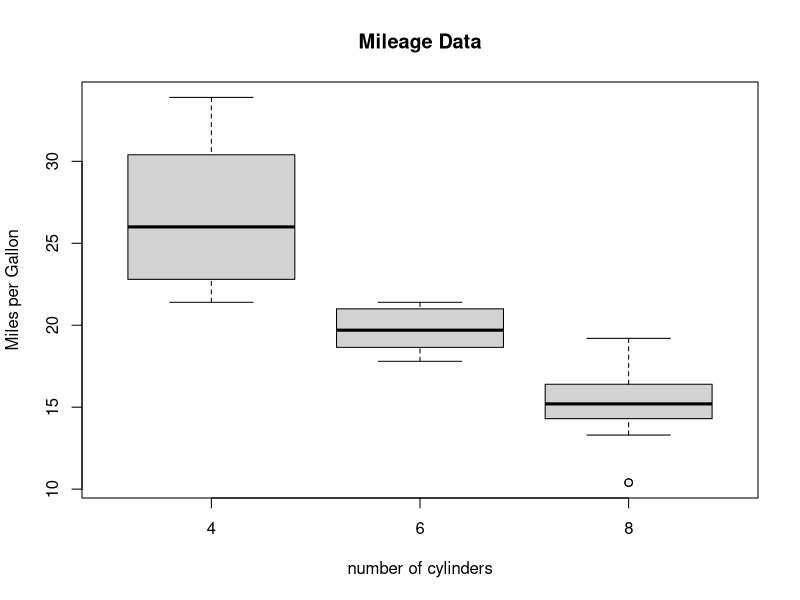

Reproduce this figure in R.
subset_df <-subset(mtcars,subset = cyl == 4)
subset_df2  <-subset(mtcars,subset = cyl == 6)
subset_df3  <-subset(mtcars,subset = cyl == 8)

cat ("\n cars with 4 cylinders \n")
cat ("---------------------------")
print(subset_df)

cat("\n five number summary of mpg values\n")
cat("--------------------------------------")


print(fivenum (subset_df3$mpg))

cat("\n cars with 6 cylinders\n")

cat("---------------------\n")
print(subset_df2)

cat("\n five number summary of mpg values\n")

cat("----------------------\n")

print(fivenum(subset_df2$mpg))

cat("\n cars with 8 cylinders\n")

cat("----------------------\n")

print(subset_df3)
cat("\n five number summary of mpg values\n")

cat("--------------------\n")
print(fivenum (subset_df3$mpg))
boxplot(mpg~cyl,data=mtcars, xlab = "number of cylinders",ylab = "Miles per Gallon",main="Mileage Data")